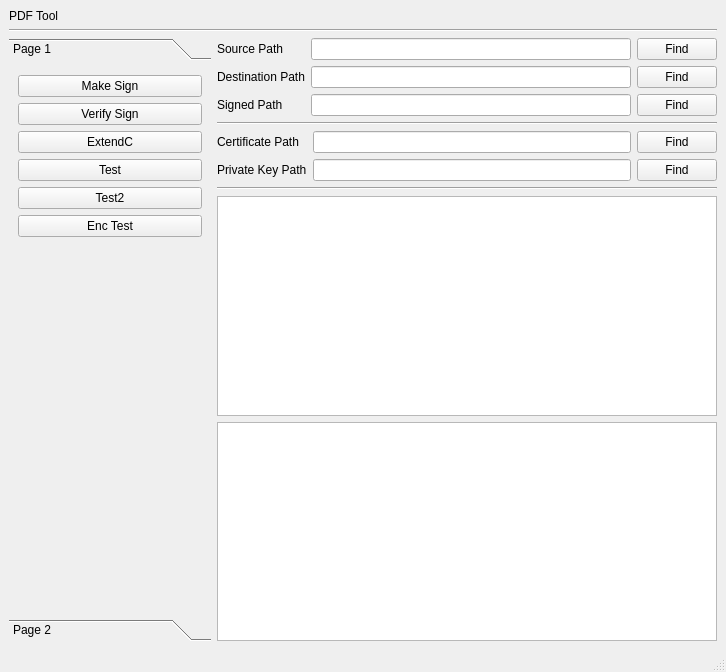
<?xml version="1.0" encoding="UTF-8"?>
<ui version="4.0">
 <class>MainWindow</class>
 <widget class="QMainWindow" name="MainWindow">
  <property name="geometry">
   <rect>
    <x>0</x>
    <y>0</y>
    <width>726</width>
    <height>672</height>
   </rect>
  </property>
  <property name="windowTitle">
   <string>MainWindow</string>
  </property>
  <widget class="QWidget" name="centralwidget">
   <layout class="QVBoxLayout" name="verticalLayout">
    <item>
     <widget class="QLabel" name="label">
      <property name="text">
       <string>PDF Tool</string>
      </property>
     </widget>
    </item>
    <item>
     <widget class="Line" name="line">
      <property name="orientation">
       <enum>Qt::Orientation::Horizontal</enum>
      </property>
     </widget>
    </item>
    <item>
     <layout class="QGridLayout" name="gridLayout">
      <item row="2" column="1">
       <layout class="QGridLayout" name="gridLayout_3">
        <property name="topMargin">
         <number>0</number>
        </property>
        <item row="1" column="1">
         <widget class="QLineEdit" name="mPriKeyPathText"/>
        </item>
        <item row="1" column="0">
         <widget class="QLabel" name="label_6">
          <property name="text">
           <string>Private Key Path</string>
          </property>
         </widget>
        </item>
        <item row="0" column="0">
         <widget class="QLabel" name="label_5">
          <property name="text">
           <string>Certificate Path</string>
          </property>
         </widget>
        </item>
        <item row="0" column="1">
         <widget class="QLineEdit" name="mCertPathText"/>
        </item>
        <item row="0" column="2">
         <widget class="QPushButton" name="mCertFindBtn">
          <property name="text">
           <string>Find</string>
          </property>
         </widget>
        </item>
        <item row="1" column="2">
         <widget class="QPushButton" name="mPriKeyFindBtn">
          <property name="text">
           <string>Find</string>
          </property>
         </widget>
        </item>
       </layout>
      </item>
      <item row="0" column="1">
       <layout class="QGridLayout" name="gridLayout_2">
        <property name="topMargin">
         <number>0</number>
        </property>
        <item row="1" column="1">
         <widget class="QLineEdit" name="mDstPathText"/>
        </item>
        <item row="1" column="2">
         <widget class="QPushButton" name="mDstFindBtn">
          <property name="text">
           <string>Find</string>
          </property>
         </widget>
        </item>
        <item row="0" column="0">
         <widget class="QLabel" name="label_2">
          <property name="text">
           <string>Source Path</string>
          </property>
         </widget>
        </item>
        <item row="0" column="2">
         <widget class="QPushButton" name="mSrcFindBtn">
          <property name="text">
           <string>Find</string>
          </property>
         </widget>
        </item>
        <item row="1" column="0">
         <widget class="QLabel" name="label_3">
          <property name="text">
           <string>Destination Path</string>
          </property>
         </widget>
        </item>
        <item row="0" column="1">
         <widget class="QLineEdit" name="mSrcPathText"/>
        </item>
        <item row="2" column="0">
         <widget class="QLabel" name="label_4">
          <property name="text">
           <string>Signed Path</string>
          </property>
         </widget>
        </item>
        <item row="2" column="1">
         <widget class="QLineEdit" name="mSignedPathText"/>
        </item>
        <item row="2" column="2">
         <widget class="QPushButton" name="mSignedFindBtn">
          <property name="text">
           <string>Find</string>
          </property>
         </widget>
        </item>
       </layout>
      </item>
      <item row="5" column="1">
       <widget class="QTextEdit" name="mLogText">
        <property name="minimumSize">
         <size>
          <width>0</width>
          <height>200</height>
         </size>
        </property>
       </widget>
      </item>
      <item row="4" column="1">
       <widget class="QTextEdit" name="mInputText">
        <property name="minimumSize">
         <size>
          <width>500</width>
          <height>200</height>
         </size>
        </property>
       </widget>
      </item>
      <item row="1" column="1">
       <widget class="Line" name="line_2">
        <property name="orientation">
         <enum>Qt::Orientation::Horizontal</enum>
        </property>
       </widget>
      </item>
      <item row="0" column="0" rowspan="6">
       <widget class="QToolBox" name="toolBox">
        <property name="minimumSize">
         <size>
          <width>200</width>
          <height>0</height>
         </size>
        </property>
        <property name="maximumSize">
         <size>
          <width>16777215</width>
          <height>16777215</height>
         </size>
        </property>
        <property name="currentIndex">
         <number>0</number>
        </property>
        <widget class="QWidget" name="page">
         <property name="geometry">
          <rect>
           <x>0</x>
           <y>0</y>
           <width>200</width>
           <height>518</height>
          </rect>
         </property>
         <attribute name="label">
          <string>Page 1</string>
         </attribute>
         <layout class="QVBoxLayout" name="verticalLayout_2">
          <item>
           <widget class="QPushButton" name="mMakeSignBtn">
            <property name="text">
             <string>Make Sign</string>
            </property>
           </widget>
          </item>
          <item>
           <widget class="QPushButton" name="mVerifySignBtn">
            <property name="text">
             <string>Verify Sign</string>
            </property>
           </widget>
          </item>
          <item>
           <widget class="QPushButton" name="mExtendCBtn">
            <property name="text">
             <string>ExtendC</string>
            </property>
           </widget>
          </item>
          <item>
           <widget class="QPushButton" name="mTestBtn">
            <property name="text">
             <string>Test</string>
            </property>
           </widget>
          </item>
          <item>
           <widget class="QPushButton" name="mTest2Btn">
            <property name="text">
             <string>Test2</string>
            </property>
           </widget>
          </item>
          <item>
           <widget class="QPushButton" name="mEncTestBtn">
            <property name="text">
             <string>Enc Test</string>
            </property>
           </widget>
          </item>
          <item>
           <spacer name="verticalSpacer">
            <property name="orientation">
             <enum>Qt::Orientation::Vertical</enum>
            </property>
            <property name="sizeHint" stdset="0">
             <size>
              <width>20</width>
              <height>40</height>
             </size>
            </property>
           </spacer>
          </item>
         </layout>
        </widget>
        <widget class="QWidget" name="page_2">
         <property name="geometry">
          <rect>
           <x>0</x>
           <y>0</y>
           <width>200</width>
           <height>518</height>
          </rect>
         </property>
         <attribute name="label">
          <string>Page 2</string>
         </attribute>
        </widget>
       </widget>
      </item>
      <item row="3" column="1">
       <widget class="Line" name="line_3">
        <property name="orientation">
         <enum>Qt::Orientation::Horizontal</enum>
        </property>
       </widget>
      </item>
     </layout>
    </item>
   </layout>
  </widget>
  <widget class="QMenuBar" name="menubar">
   <property name="geometry">
    <rect>
     <x>0</x>
     <y>0</y>
     <width>726</width>
     <height>22</height>
    </rect>
   </property>
  </widget>
  <widget class="QStatusBar" name="statusbar"/>
 </widget>
 <resources/>
 <connections/>
</ui>
